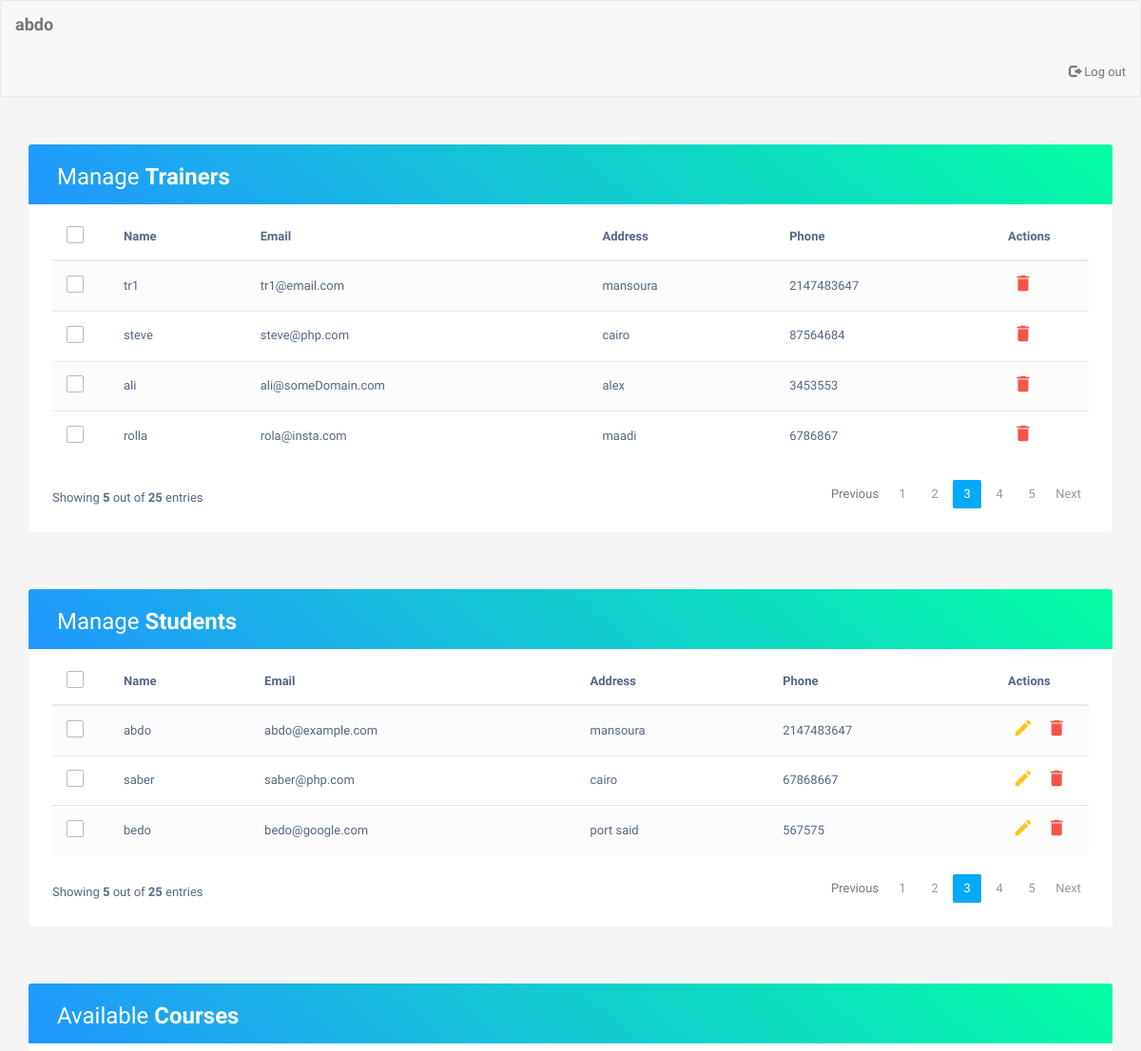
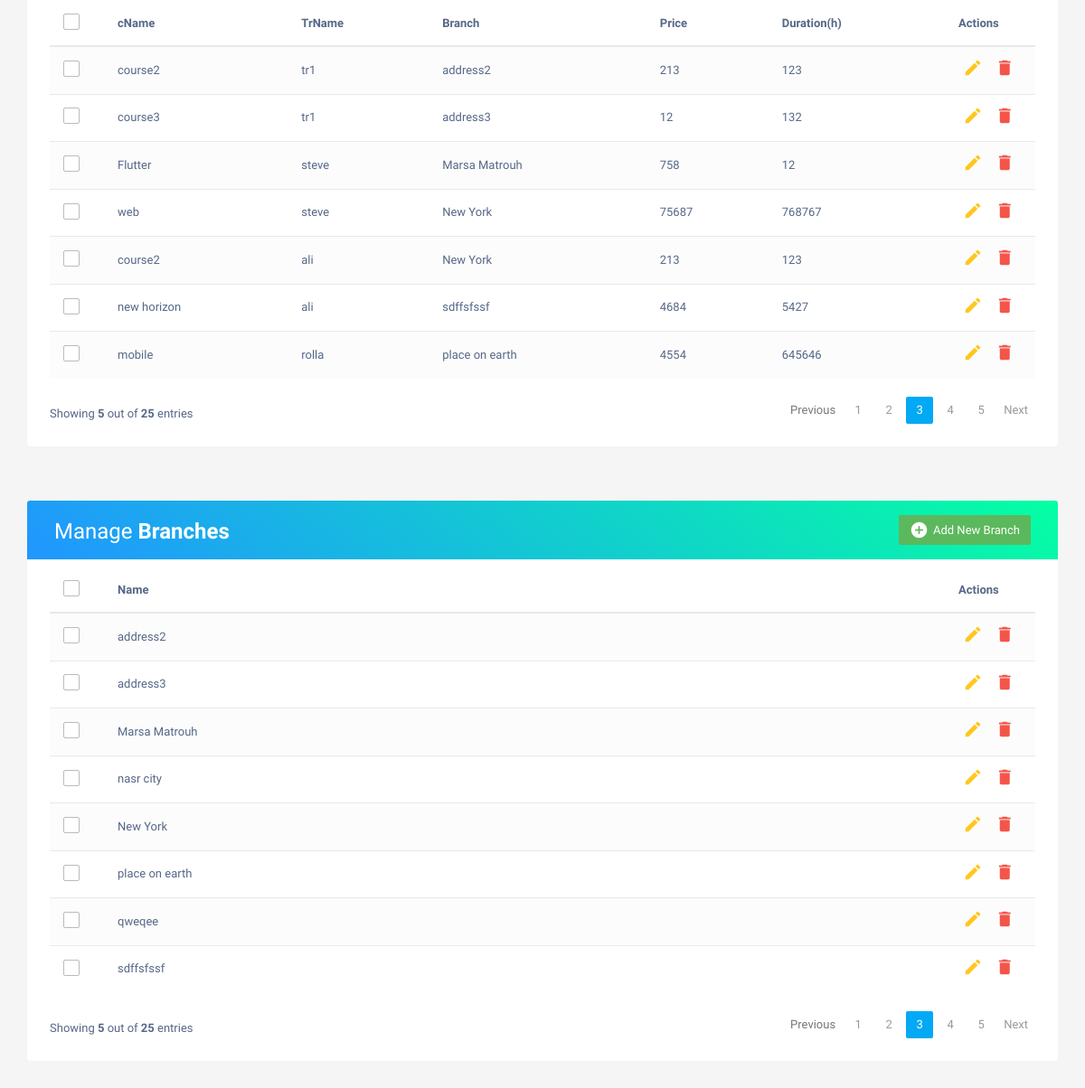
/admin.php?id=1, run on the app's committed database (2 pictures, top to bottom).
### tables this page shows
CREATE TABLE `trainers` (
  `id` int(11) NOT NULL,
  `tname` varchar(50) NOT NULL,
  `email` varchar(20) DEFAULT NULL,
  `password` varchar(20) DEFAULT NULL,
  `address` varchar(20) DEFAULT NULL,
  `phone` int(20) DEFAULT NULL
);

CREATE TABLE `students` (
  `id` int(11) NOT NULL,
  `name` varchar(30) DEFAULT NULL,
  `email` varchar(20) DEFAULT NULL,
  `password` varchar(50) DEFAULT NULL,
  `address` varchar(20) DEFAULT NULL,
  `phone` int(20) DEFAULT NULL
);

CREATE TABLE `courses` (
  `id` int(11) NOT NULL,
  `cname` varchar(50) DEFAULT NULL,
  `duration` int(11) DEFAULT NULL,
  `price` int(11) DEFAULT NULL
);

CREATE TABLE `branches` (
  `branchId` int(11) NOT NULL,
  `bname` varchar(50) DEFAULT NULL
);

### admin.php (the view, shortened to what this page needs)
<!DOCTYPE html>
<html lang="en">
<head>
<link rel="stylesheet" href="https://maxcdn.bootstrapcdn.com/font-awesome/4.7.0/css/font-awesome.min.css">
<link rel="stylesheet" href="https://maxcdn.bootstrapcdn.com/bootstrap/3.3.7/css/bootstrap.min.css">
<link rel="stylesheet" type="text/css" href="css/admin.css">
</head>
<body>
      <nav class="navbar navbar-default title1">
        <div class="container-fluid">
            <div class="navbar-header">
              <?php
              	include 'dbConfig.php';
                $id    = $_GET['id'];
                $sql = "SELECT name FROM admins WHERE id = $id";
                $res = mysqli_query($conn, $sql);
                $raw = mysqli_fetch_array($res);
                if ($res) {
                  echo '<a class="navbar-brand" href=""><b>';echo $raw['name']; echo'</b></a>';
                }
              ?>
        </div>
        <ul class="nav navbar-nav navbar-right" style="margin-left: 80em;">
        <li>
          <a href="home.php">
          <span class="glyphicon glyphicon-log-out" aria-hidden="true">
          </span>&nbsp;Log out
          </a>
      </li>
    </ul>
    </div>
    </nav>
    <div class="container">
		<div class="table-responsive">
			<div class="table-wrapper">
				<div class="table-title">
					<div class="row">
						<div class="col-xs-6">
							<h2>Manage <b>Trainers</b></h2>
						</div>
					</div>
				</div>
				<table class="table table-striped table-hover">
					<thead>
						<tr>
							<th>
								<span class="custom-checkbox">
									<label for="selectAll"></label>
								</span>
							</th>
							<th>Name</th>
							<th>Email</th>
							<th>Address</th>
							<th>Phone</th>
							<th>Actions</th>
						</tr>
					</thead>
					<?php
					include 'dbConfig.php';
					$sql = "SELECT * FROM trainers";
					$result = mysqli_query($conn, $sql);
					echo '<tbody>';
					while ($raw = mysqli_fetch_assoc($result)) {
						echo '<tr>
							<td>
								<span class="custom-checkbox">
									<input type="checkbox" id="checkbox1" name="options[]" value="1">
									<label for="checkbox1"></label>
								</span>
							</td>
							<td>'; echo $raw["tname"]; echo '</td>';
					  echo '<td>'; echo $raw["email"]; echo '</td>';
					  echo '<td>'; echo $raw["address"]; echo '</td>';
  					  echo '<td>'; echo $raw["phone"]; echo '</td>';
							echo '<td>
								<a href="deletePage.php?referrer=admins&target=trainers&name=';echo $raw['tname'];
								echo'&id=';echo$id;echo'" class="delete" data-toggle="modal">
								<i class="material-icons" data-toggle="tooltip" title="Delete">&#xE872;</i></a>
							</td>
						</tr>';
						}
					echo '</tbody>';
					?>
				</table>
				<div class="clearfix">
					<div class="hint-text">Showing <b>5</b> out of <b>25</b> entries</div>
					<ul class="pagination">
						<li class="page-item disabled"><a href="#">Previous</a></li>
						<li class="page-item"><a href="#" class="page-link">1</a></li>
						<li class="page-item"><a href="#" class="page-link">2</a></li>
						<li class="page-item active"><a href="#" class="page-link">3</a></li>
						<li class="page-item"><a href="#" class="page-link">4</a></li>
						<li class="page-item"><a href="#" class="page-link">5</a></li>
						<li class="page-item"><a href="#" class="page-link">Next</a></li>
					</ul>
				</div>
			</div>
		</div>
    </div>
    <div class="container">
		<div class="table-responsive">
			<div class="table-wrapper">
				<div class="table-title">
					<div class="row">
						<div class="col-xs-6">
							<h2>Manage <b>Students</b></h2>
						</div>
					</div>
				</div>
				<table class="table table-striped table-hover">
					<thead>
						<tr>
							<th>
								<span class="custom-checkbox">
									<label for="selectAll"></label>
								</span>
							</th>
							<th>Name</th>
							<th>Email</th>
							<th>Address</th>
							<th>Phone</th>
							<th>Actions</th>
						</tr>
					</thead>
					<?php
					$sql = "SELECT * FROM students";
					$result = mysqli_query($conn, $sql);
					echo '<tbody>';
					while ($raw = mysqli_fetch_assoc($result)) {
						echo '<tr>
							<td>
								<span class="custom-checkbox">
									<input type="checkbox" id="checkbox1" name="options[]" value="1">
									<label for="checkbox1"></label>
								</span>
							</td>
							<td>'; echo $raw["name"]; echo '</td>';
					  echo '<td>'; echo $raw["email"]; echo '</td>';
					  echo '<td>'; echo $raw["address"]; echo '</td>';
  					  echo '<td>'; echo $raw["phone"]; echo '</td>';
							echo '<td>
								<a href="editPage_1.php?referrer=admins&target=students&name=';
								echo $raw['name']; echo'&id=';echo$id;echo'" class="edit" data-toggle="modal">
								<i class="material-icons" data-toggle="tooltip" title="Edit">&#xE254;</i></a>
								<a href="deletePage.php?referrer=admins&target=students&name=';echo $raw['name']; echo'&id=';echo$id;echo'" class="delete" data-toggle="modal">
								<i class="material-icons" data-toggle="tooltip" title="Delete">&#xE872;</i></a>
							</td>
						</tr>';
						}
					echo '</tbody>';
					?>
				</table>
				<div class="clearfix">
					<div class="hint-text">Showing <b>5</b> out of <b>25</b> entries</div>
					<ul class="pagination">
						<li class="page-item disabled"><a href="#">Previous</a></li>
						<li class="page-item"><a href="#" class="page-link">1</a></li>
						<li class="page-item"><a href="#" class="page-link">2</a></li>
						<li class="page-item active"><a href="#" class="page-link">3</a></li>
						<li class="page-item"><a href="#" class="page-link">4</a></li>
						<li class="page-item"><a href="#" class="page-link">5</a></li>
						<li class="page-item"><a href="#" class="page-link">Next</a></li>
					</ul>
				</div>
			</div>
		</div>
    </div>
    <div class="container">
		<div class="table-responsive">
			<div class="table-wrapper">
				<div class="table-title">
					<div class="row">
						<div class="col-xs-6">
							<h2>Available <b>Courses</b></h2>
						</div>
					</div>
				</div>
				<table class="table table-striped table-hover">
					<thead>
						<tr>
							<th>
								<span class="custom-checkbox">
									<label for="selectAll"></label>
								</span>
							</th>
							<th>cName</th>
							<th>TrName</th>
							<th>Branch</th>
							<th>Price</th>
							<th>Duration(h)</th>
							<th>Actions</th>
						</tr>
					</thead>
					<?php
                      include 'dbConfig.php';
                      $sql = "SELECT courses.cname, trainers.tname, branches.bname, courses.price, courses.duration
                              FROM courses_trainers  JOIN courses ON courses.id = courses_trainers.course_id
                              JOIN branches ON branches.branchId = courses_trainers.branch_id
                              JOIN trainers ON trainers.id = courses_trainers.trainer_id";
                      $result = mysqli_query($conn, $sql);
                      echo '<tbody>';
                      while ($raw = mysqli_fetch_assoc($result)) {
                        echo '<tr>
                          <td>
                            <span class="custom-checkbox">
                              <input type="checkbox" id="checkbox1" name="options[]" value="1">
                              <label for="checkbox1"></label>
                            </span>
                          </td>
                          <td>'; echo $raw["cname"]; echo '</td>';
                        echo '<td>'; echo $raw["tname"]; echo '</td>';
                         echo '<td>'; echo $raw["bname"]; echo '</td>';
                        echo '<td>'; echo $raw["price"]; echo '</td>';
                          echo '<td>'; echo $raw["duration"]; echo '</td>';
                          echo '<td>
                            <a href="edit_course_1.php?referrer=admins&target=courses&name=';
                            echo $raw['cname']; echo'&TrName='; echo $raw['tname']; echo'&bname=';echo $raw['bname'];
                             echo'&id=';echo$id;echo'" class="edit" data-toggle="modal">
                            <i class="material-icons" data-toggle="tooltip" title="Edit">&#xE254;</i></a>
                            <a href="deletePage.php?referrer=admins&target=courses&name=';echo $raw['cname'];
                            echo'&id=';echo$id;echo'" class="delete" data-toggle="modal">
                            <i class="material-icons" data-toggle="tooltip" title="Delete">&#xE872;</i></a>
                          </td>
                        </tr>';
                        }
                      echo '</tbody>';
                      ?>
				</table>
				<div class="clearfix">
					<div class="hint-text">Showing <b>5</b> out of <b>25</b> entries</div>
					<ul class="pagination">
						<li class="page-item disabled"><a href="#">Previous</a></li>
						<li class="page-item"><a href="#" class="page-link">1</a></li>
						<li class="page-item"><a href="#" class="page-link">2</a></li>
						<li class="page-item active"><a href="#" class="page-link">3</a></li>
						<li class="page-item"><a href="#" class="page-link">4</a></li>
						<li class="page-item"><a href="#" class="page-link">5</a></li>
						<li class="page-item"><a href="#" class="page-link">Next</a></li>
					</ul>
				</div>
			</div>
		</div>
    </div>
    <div class="container">
		<div class="table-responsive">
			<div class="table-wrapper">
				<div class="table-title">
					<div class="row">
						<div class="col-xs-6">
							<h2>Manage <b>Branches</b></h2>
						</div>
						<div class="col-xs-6">
							<a href="#addNewBranch" class="btn btn-success" data-toggle="modal"><i class="material-icons">&#xE147;</i> <span>Add New Branch</span></a>
						</div>
					</div>
				</div>
				<table class="table table-striped table-hover">
					<thead>
						<tr>
							<th>
								<span class="custom-checkbox">
									<label for="selectAll"></label>
								</span>
							</th>
							<th>Name</th>
							<th>Actions</th>
						</tr>
					</thead>
					<?php
					$sql = "SELECT * FROM branches";
					$result = mysqli_query($conn, $sql);
					echo '<tbody>';
					while ($raw = mysqli_fetch_assoc($result)) {
						echo '<tr>
							<td>
								<span class="custom-checkbox">
									<input type="checkbox" id="checkbox1" name="options[]" value="1">
									<label for="checkbox1"></label>
								</span>
							</td>
							<td>'; echo $raw["bname"]; echo '</td>';
							echo '<td>
								<a href="branch_edit_1.php?referrer=admins&target=branches&name=';echo $raw['bname'];
								echo'&id=';echo$id;echo'" class="edit" data-toggle="modal">
								<i class="material-icons" data-toggle="tooltip" title="Edit">&#xE254;</i></a>
								<a href="deletePage.php?referrer=admins&target=branches&name=';echo $raw['bname']; echo'&id=';echo$id;echo'" class="delete" data-toggle="modal">
								<i class="material-icons" data-toggle="tooltip" title="Delete">&#xE872;</i></a>
							</td>
						</tr>';
						}
					echo '</tbody>';
					?>
				</table>
				<div class="clearfix">
					<div class="hint-text">Showing <b>5</b> out of <b>25</b> entries</div>
					<ul class="pagination">
						<li class="page-item disabled"><a href="#">Previous</a></li>
						<li class="page-item"><a href="#" class="page-link">1</a></li>
						<li class="page-item"><a href="#" class="page-link">2</a></li>
						<li class="page-item active"><a href="#" class="page-link">3</a></li>
						<li class="page-item"><a href="#" class="page-link">4</a></li>
						<li class="page-item"><a href="#" class="page-link">5</a></li>
						<li class="page-item"><a href="#" class="page-link">Next</a></li>
					</ul>
				</div>
			</div>
		</div>
    </div>
</body>
</html>

### css/admin.css (style rules this page uses)
body { color: #566787; background: #f5f5f5; font-family: 'Varela Round', sans-serif; font-size: 13px; }
.table-responsive { margin: 30px 0; }
.table-wrapper { min-width: 1000px; background: #fff; padding: 20px 25px; border-radius: 3px; box-shadow: 0 1px 1px rgba(0,0,0,.05); }
.table-title { padding-bottom: 15px; background: linear-gradient(40deg, #2096ff, #05ffa3) !important; color: #fff; padding: 16px 30px; margin: -20px -25px 10px; border-radius: 3px 3px 0 0; }
.table-title h2 { margin: 5px 0 0; font-size: 24px; }
.table-title .btn { color: #fff; float: right; font-size: 13px; border: none; min-width: 50px; border-radius: 2px; border: none; outline: none !important; margin-left: 10px; }
.table-title .btn i { float: left; font-size: 21px; margin-right: 5px; }
.table-title .btn span { float: left; margin-top: 2px; }
table.table tr th, table.table tr td { border-color: #e9e9e9; padding: 12px 15px; vertical-align: middle; }
table.table tr th:first-child { width: 60px; }
table.table tr th:last-child { width: 100px; }
table.table-striped tbody tr:nth-of-type(odd) { background-color: #fcfcfc; }
table.table td:last-child i { opacity: 0.9; font-size: 22px; margin: 0 5px; }
table.table td a { font-weight: bold; color: #566787; display: inline-block; text-decoration: none; outline: none !important; }
table.table td a.edit { color: #FFC107; }
table.table td a.delete { color: #F44336; }
table.table td i { font-size: 19px; }
.pagination { float: right; margin: 0 0 5px; }
.pagination li a { border: none; font-size: 13px; min-width: 30px; min-height: 30px; color: #999; margin: 0 2px; line-height: 30px; border-radius: 2px !important; text-align: center; padding: 0 6px; }
.pagination li.active a, .pagination li.active a.page-link { background: #03A9F4; }
.hint-text { float: left; margin-top: 10px; font-size: 13px; }
.custom-checkbox { position: relative; }
.custom-checkbox label:before { width: 18px; height: 18px; }
.custom-checkbox label:before { content: ''; margin-right: 10px; display: inline-block; vertical-align: text-top; background: white; border: 1px solid #bbb; border-radius: 2px; box-sizing: border-box; z-index: 2; }

### data on the page
trainers: tname "tr1", email "tr1@email.com", address "mansoura", phone "2147483647"
trainers: tname "steve", email "steve@php.com", address "cairo", phone "87564684"
trainers: tname "ali", email "ali@someDomain.com", address "alex", phone "3453553"
trainers: tname "rolla", email "rola@insta.com", address "maadi", phone "6786867"
students: name "abdo", email "abdo@example.com", address "mansoura", phone "2147483647"
students: name "saber", email "saber@php.com", address "cairo", phone "67868667"
students: name "bedo", email "bedo@google.com", address "port said", phone "567575"
courses: cname "course2", trainers.tname "tr1", branches.bname "address2", price "213", duration "123", trainers.tname "ali", branches.bname "New York"
courses: cname "course3", trainers.tname "tr1", branches.bname "address3", price "12", duration "132"
courses: cname "Flutter", trainers.tname "steve", branches.bname "Marsa Matrouh", price "758", duration "12"
courses: cname "web", trainers.tname "steve", branches.bname "New York", price "75687", duration "768767"
courses: cname "new horizon", trainers.tname "ali", branches.bname "sdffsfssf", price "4684", duration "5427"
courses: cname "mobile", trainers.tname "rolla", branches.bname "place on earth", price "4554", duration "645646"
branches: bname "address2"
branches: bname "address3"
branches: bname "Marsa Matrouh"
branches: bname "nasr city"
branches: bname "New York"
branches: bname "place on earth"
branches: bname "qweqee"
branches: bname "sdffsfssf"

### other printed values
$raw['name'] "abdo"
